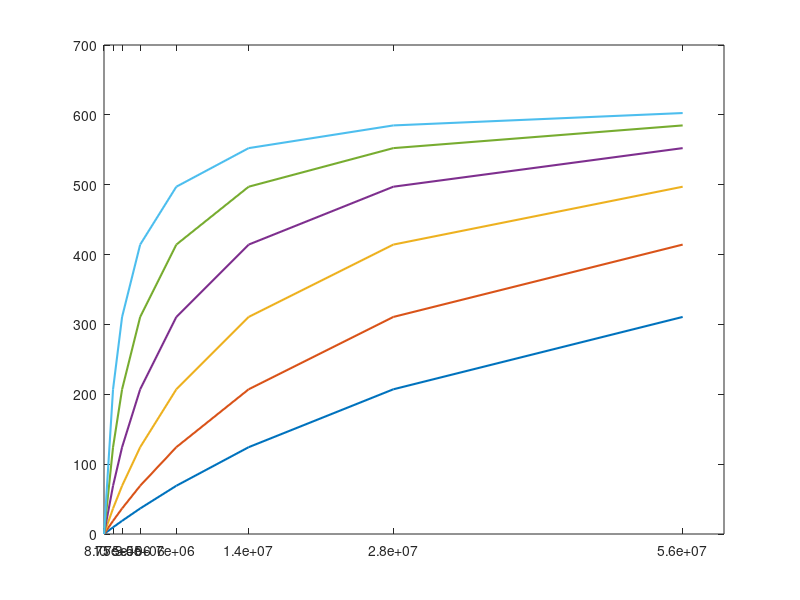
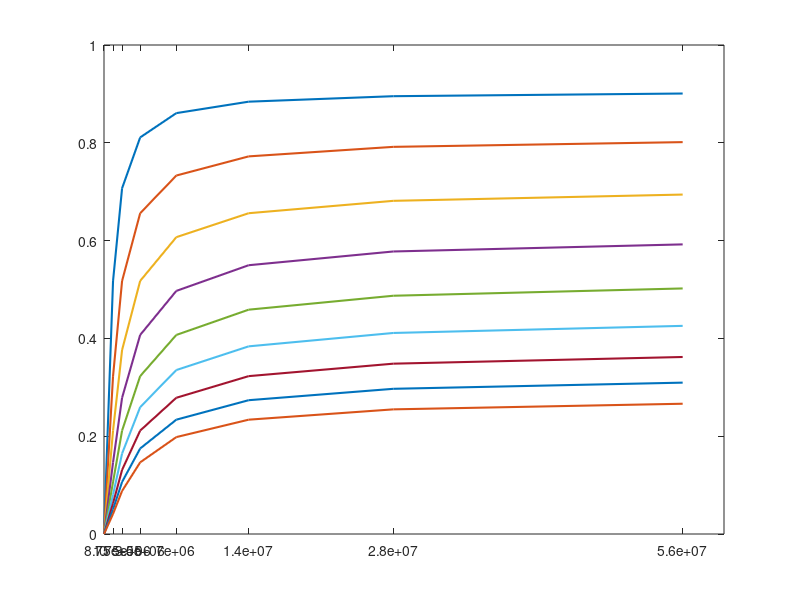

MATLAB code for these plots, in order:
%% find out the approximate internal glucose level
% and appropriate value for KMglu

% the glucose gradient in one column fitting
exglu = [56000000;28000000;14000000;7000000;3500000;1750000;875000;0];
kglu = 4350;    % parameter value from literature
dsugar = 7;

KM = 5.6*10^7;

figure
drawnow
for KMglu = KM * 0.5 .^ [0:1:5]     % try out a series of KMglu values
    inglu = kglu .* exglu ./ (exglu + KMglu) / dsugar;      % Michaelis Menten formula
    plot(exglu, inglu, 'LineWidth', 1.5)
    hold all
    pause(0.5)
end
set(gca, 'XTick', fliplr(exglu'))   % so that the value is increasing

% KMglu = 7*10^6;

%% decide appropriate value for KRs
nRs = 2;

figure
drawnow
for KRs = [200:100:1000]
    % the repression state mig1 fraction of total mig1
    Mig1s_frac = inglu .^ nRs ./ (KRs^nRs + inglu .^ nRs);

    plot(exglu, Mig1s_frac, 'LineWidth', 1.5)
    hold all
    pause(0.5)
end
set(gca, 'XTick', fliplr(exglu'))

% KRs = 300

%% glucose and galactose flux through GAL2
% the experiment setup for glucose gradient
exglu = [56000000;28000000;14000000;7000000;3500000;1750000;875000;0];
exgal = 28000000;

G2 = 1500;  % approximate level of GAL2
kG2 = 1;    % the scaling factor of GAL2 level

rG2 = 1;          % see 'The molecular genetics of hexose transport in yeasts'
KGglu = 2*10^6;   % Maier A, et al. (2002) 
KGgal = rG2*KGglu;  % Characteristics of Galactose Transport in Saccharomyces cerevisiae
                    % Cells and Reconstituted Lipid Vesicles
                    
glu_G2 = (kG2 * G2 .* exglu ./(1/rG2 * exgal + exglu + KGglu)) /7;  % dsugar = 7
gal_G2 = (kG2 * G2 * exgal ./(rG2 * exglu + exgal + KGgal)) /7;     % steady state sugar uptake through G2

%% glucose and galactose flux through HXT
kHXT = 4350;    % the maximum sugar uptake rate of HXT

rHXT = 200;     
KHXTglu = 7.5*10^6;
KHXTgal = rHXT*KHXTglu;

glu_hxt = (kHXT .* exglu ./(1/rHXT * exgal + exglu + KHXTglu)) /7;  % dsugar = 7
gal_hxt = (kHXT * exgal ./(rHXT * exglu + exgal + KHXTgal)) /7;     % steday state sugar uptake through HXT

% the complete expression of steady state intracellular sugar level
dglu = (kG2 * G2 .* exglu ./(1/rG2 * exgal + exglu + KGglu) + kHXT .* exglu ./(1/rHXT * exgal + exglu + KHXTglu)) /7;
dgal = (kG2 * G2 * exgal ./(rG2 .* exglu + exgal + KGgal) + kHXT * exgal ./(rHXT * exglu + exgal + KHXTgal)) /7;

